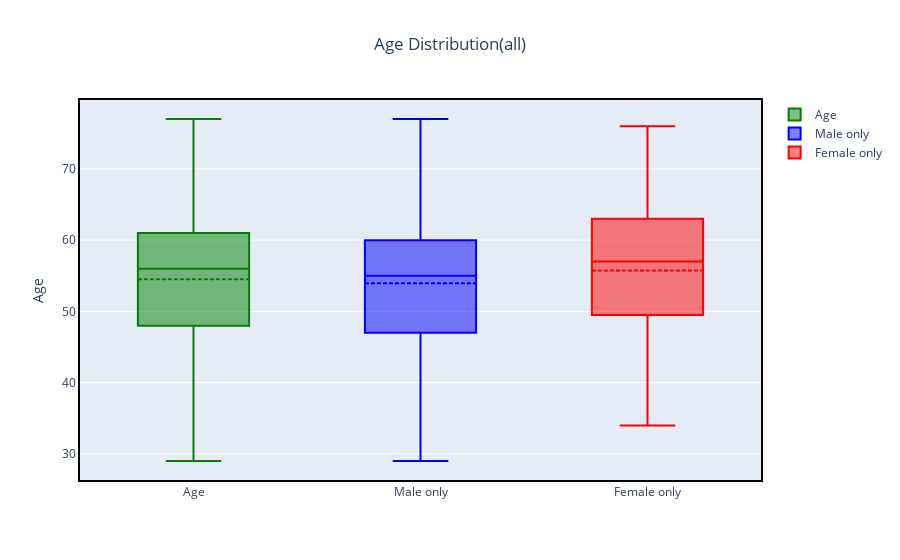

Write notebook code for a chart like this one.
### Code cell
fig = go.Figure()
fig.add_trace(go.Box(y=data['age'].values , name='Age', marker_color = 'green',boxmean=True))
fig.add_trace(go.Box(y=data[data['sex']=='Male']['age'].values, name ='Male only', marker_color = 'blue', boxmean = True))
fig.add_trace(go.Box(y=data[data['sex']=='Female']['age'].values, name ='Female only', marker_color = 'red', boxmean = True))
fig.update_layout(title = 'Age Distribution(all)', yaxis_title = 'Age', title_x = 0.5)
fig.update_xaxes(showline=True, linewidth=2, linecolor='black', mirror=True)
fig.update_yaxes(showline=True, linewidth=2, linecolor='black', mirror=True)
fig.show()

### Figure 1 — Plotly figure (JSON) as saved in the notebook; plotly's stock layout.template omitted (floating-point values rounded to 4 significant figures; data arrays with more than 128 entries replaced by an {"elided": "..."} marker saying what was removed)
{"data": [{"boxmean": true, "marker": {"color": "green"}, "name": "Age", "type": "box", "y": {"elided": "299 int values"}}, {"boxmean": true, "marker": {"color": "blue"}, "name": "Male only", "type": "box", "y": {"elided": "203 int values"}}, {"boxmean": true, "marker": {"color": "red"}, "name": "Female only", "type": "box", "y": [42, 55, 41, 66, 64, 58, 46, 59, 58, 58, 42, 65, 63, 51, 50, 54, 67, 57, 58, 63, 60, 57, 62, 67, 50, 51, 54, 45, 62, 49, 51, 41, 53, 39, 60, 71, 65, 56, 54, 63, 43, 43, 54, 69, 66, 76, 63, 62, 62, 41, 41, 35, 62, 66, 62, 60, 39, 50, 53, 56, 60, 45, 48, 74, 44, 56, 45, 64, 65, 57, 55, 61, 61, 67, 58, 52, 58, 44, 71, 46, 68, 62, 71, 60, 49, 37, 55, 46, 51, 54, 65, 63, 57, 64, 55, 34]}], "layout": {"title": {"text": "Age Distribution(all)", "x": 0.5}, "xaxis": {"linecolor": "black", "linewidth": 2, "mirror": true, "showline": true}, "yaxis": {"linecolor": "black", "linewidth": 2, "mirror": true, "showline": true, "title": {"text": "Age"}}}}
